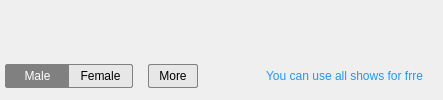
     <widget class="QWidget" name="show_page">
      <layout class="QVBoxLayout" name="verticalLayout_3">
       <property name="spacing">
        <number>0</number>
       </property>
       <property name="leftMargin">
        <number>0</number>
       </property>
       <property name="topMargin">
        <number>0</number>
       </property>
       <property name="rightMargin">
        <number>0</number>
       </property>
       <property name="bottomMargin">
        <number>0</number>
       </property>
       <item>
        <widget class="QWidget" name="widget_2" native="true">
         <property name="sizePolicy">
          <sizepolicy hsizetype="Preferred" vsizetype="Expanding">
           <horstretch>0</horstretch>
           <verstretch>0</verstretch>
          </sizepolicy>
         </property>
        </widget>
       </item>
       <item>
        <layout class="QHBoxLayout" name="horizontalLayout_4">
         <property name="spacing">
          <number>0</number>
         </property>
         <property name="leftMargin">
          <number>5</number>
         </property>
         <property name="topMargin">
          <number>5</number>
         </property>
         <property name="rightMargin">
          <number>20</number>
         </property>
         <property name="bottomMargin">
          <number>10</number>
         </property>
         <item>
          <widget class="QPushButton" name="pushButton_4">
           <property name="minimumSize">
            <size>
             <width>64</width>
             <height>24</height>
            </size>
           </property>
           <property name="maximumSize">
            <size>
             <width>64</width>
             <height>24</height>
            </size>
           </property>
           <property name="styleSheet">
            <string notr="true">QPushButton
{
border-left:1px solid gray;
border-bottom:1px solid gray;
border-top:1px solid gray;
border-right:none;
background-color: rgba(221, 221, 221,120);
border-top-left-radius:2px;
border-bottom-left-radius:2px;
}
QPushButton:checked
{
background-color: gray;
color:white;
}</string>
           </property>
           <property name="text">
            <string>Male</string>
           </property>
           <property name="checkable">
            <bool>true</bool>
           </property>
           <property name="checked">
            <bool>true</bool>
           </property>
           <property name="autoExclusive">
            <bool>true</bool>
           </property>
          </widget>
         </item>
         <item>
          <widget class="QPushButton" name="pushButton_6">
           <property name="minimumSize">
            <size>
             <width>64</width>
             <height>24</height>
            </size>
           </property>
           <property name="maximumSize">
            <size>
             <width>64</width>
             <height>24</height>
            </size>
           </property>
           <property name="styleSheet">
            <string notr="true">QPushButton
{
border-top:1px solid gray;
border-bottom:1px solid gray;
border-right:1px solid gray;
border-left:none;
background-color: rgba(221, 221, 221,120);
border-top-right-radius:2px;
border-bottom-right-radius:2px;
}
QPushButton:checked
{
background-color: gray;
color:white;
}</string>
           </property>
           <property name="text">
            <string>Female</string>
           </property>
           <property name="checkable">
            <bool>true</bool>
           </property>
           <property name="autoExclusive">
            <bool>true</bool>
           </property>
          </widget>
         </item>
         <item>
          <spacer name="horizontalSpacer_5">
           <property name="orientation">
            <enum>Qt::Horizontal</enum>
           </property>
           <property name="sizeType">
            <enum>QSizePolicy::Fixed</enum>
           </property>
           <property name="sizeHint" stdset="0">
            <size>
             <width>15</width>
             <height>20</height>
            </size>
           </property>
          </spacer>
         </item>
         <item>
          <widget class="QPushButton" name="pushButton_7">
           <property name="minimumSize">
            <size>
             <width>0</width>
             <height>24</height>
            </size>
           </property>
           <property name="maximumSize">
            <size>
             <width>16777215</width>
             <height>24</height>
            </size>
           </property>
           <property name="styleSheet">
            <string notr="true">QPushButton
{
border:1px solid gray;
background-color: rgba(221, 221, 221,120);
border-radius:2px;
padding-left:10;
padding-right:10;
padding-top:4;
padding-bottom:4;
}
QPushButton:hover
{
background-color:rgba(76, 184, 255,80)
}
QPushButton:pressed
{
background-color: rgba(221, 221, 221,120);
padding-top:6;
padding-bottom:2;
padding-left:12;
padding-right:8;
}</string>
           </property>
           <property name="text">
            <string>More</string>
           </property>
          </widget>
         </item>
         <item>
          <spacer name="horizontalSpacer_4">
           <property name="orientation">
            <enum>Qt::Horizontal</enum>
           </property>
           <property name="sizeHint" stdset="0">
            <size>
             <width>40</width>
             <height>20</height>
            </size>
           </property>
          </spacer>
         </item>
         <item>
          <widget class="QLabel" name="label_4">
           <property name="minimumSize">
            <size>
             <width>28</width>
             <height>28</height>
            </size>
           </property>
           <property name="maximumSize">
            <size>
             <width>28</width>
             <height>28</height>
            </size>
           </property>
           <property name="text">
            <string/>
           </property>
          </widget>
         </item>
         <item>
          <widget class="QPushButton" name="link">
           <property name="minimumSize">
            <size>
             <width>0</width>
             <height>24</height>
            </size>
           </property>
           <property name="maximumSize">
            <size>
             <width>16777215</width>
             <height>24</height>
            </size>
           </property>
           <property name="styleSheet">
            <string notr="true">QPushButton
{
border:none;
color:rgb(32, 151, 255)
}
QPushButton:hover
{
font: 9pt &quot;Sans Serif&quot;;
	text-decoration: underline;
}</string>
           </property>
           <property name="text">
            <string>You can use all shows for frre</string>
           </property>
          </widget>
         </item>
        </layout>
       </item>
      </layout>
     </widget>
